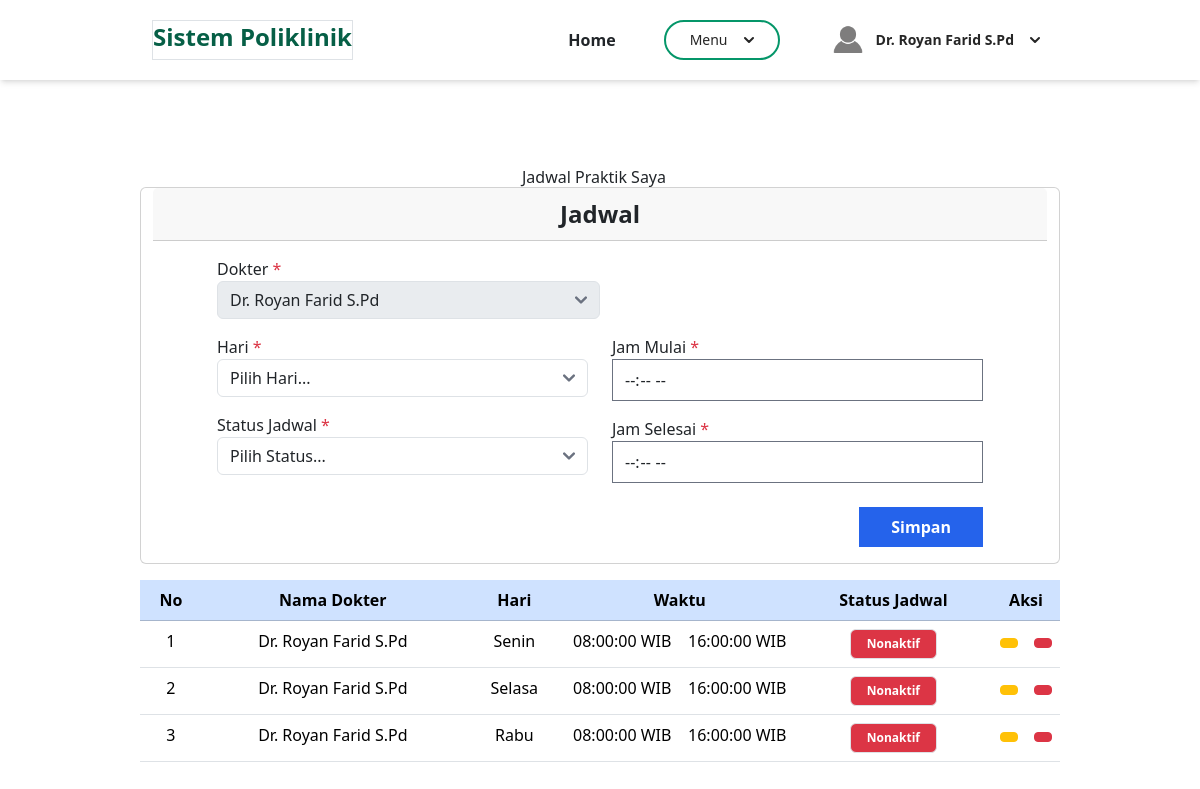
Page /admin/berandaDokter.php?page=aturJadwalDokter (signed in) on the earlier database version.
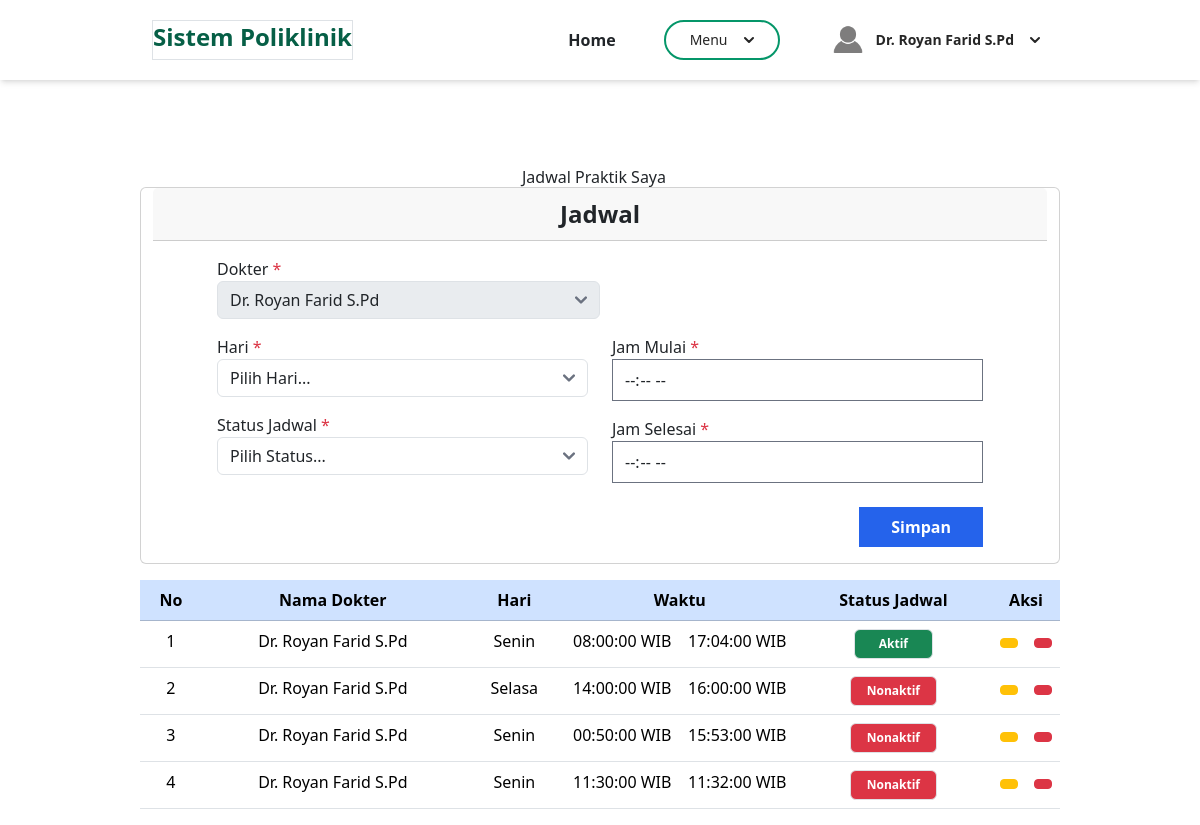
Same page on the later database version.
### tables this page shows
CREATE TABLE `jadwal_periksa` (
  `id` int(11) NOT NULL,
  `id_dokter` int(11) NOT NULL,
  `hari` enum('Senin','Selasa','Rabu','Kamis','Jum''at') NOT NULL,
  `jam_mulai` time NOT NULL,
  `jam_selesai` time NOT NULL,
  `status_jadwal` varchar(10) NOT NULL
);

CREATE TABLE `dokter` (
  `id` int(11) NOT NULL,
  `nama` varchar(100) NOT NULL,
  `alamat` varchar(255) NOT NULL,
  `no_hp` varchar(20) NOT NULL,
  `id_poli` int(11) NOT NULL,
  `nip` varchar(50) NOT NULL,
  `password` varchar(255) NOT NULL
);

### admin/aturJadwalDokter.php (the view, shortened to what this page needs)
<main id="aturJadwalDokter-page">
    <div class="container" style="margin-top: 5.5rem;">
        <div class="row justify-content-center">
            <h2 class="ps-0 text-center">Jadwal Praktik Saya</h2>
            <div class="card">
                <div class="card-header text-center fw-bold" style="font-size: 1.5rem;">Jadwal</div>
                <div class="card-body ms-lg-5 me-lg-5 justify-content-center">
                    <form action="" method="POST" onsubmit="return(validate());">
                        <?php
                        $jam_mulai = '';
                        $jam_selesai = '';
                        ?>
                        <div class="dropdown mb-3 w-50">
                            <label for="id_dokter">Dokter <span class="text-danger">*</span></label>
                            <select disabled class="form-select" name="id_dokter" aria-label="id_dokter">
                                <?php
                                    $id_dokter = $_SESSION['id'];
                                    $result = mysqli_query($mysqli, "SELECT * FROM dokter WHERE id");
                                    while($data = mysqli_fetch_assoc($result)) {
                                        $selected = ($data['id'] == $id_dokter) ? 'selected' : '';
                                        echo "<option $selected value='" . $data['id'] . "'>" . $data['nama'] . "</option>";
                                    }
                                ?>
                            </select>
                        </div>
                        <div class="row">
                            <div class="col-lg-6">
                                <div class="dropdown mb-3">
                                    <label for="hari">Hari <span class="text-danger">*</span></label>
                                    <select class="form-select" name="hari" aria-label="hari">
                                        <option value="" selected>Pilih Hari...</option>
                                    </select>
                                </div>
                                <div class="dropdown mb-3">
                                    <label for="status_jadwal">Status Jadwal <span class="text-danger">*</span></label>
                                    <select class="form-select" name="status_jadwal" aria-label="status_jadwal">
                                        <option value="" selected>Pilih Status...</option>
                                    </select>
                                </div>
                            </div>
                            <div class="col-lg-6">
                                <div class="mb-3">
                                    <label for="jam_mulai">Jam Mulai <span class="text-danger">*</span></label>
                                    <input type="time" name="jam_mulai" class="form-control" required value="<?php echo $jam_mulai ?>">
                                </div>
                                <div class="mb-3">
                                    <label for="jam_selesai">Jam Selesai <span class="text-danger">*</span></label>
                                    <input type="time" name="jam_selesai" class="form-control" required value="<?php echo $jam_selesai ?>">
                                </div>
                            </div>
                        </div>
                        <div class="d-flex justify-content-end mt-2">
                            <button type="submit" name="simpanData" class="bg-blue-600 hover:bg-blue-700 text-white px-8 py-2 font-bold">Simpan</button>
                        </div>
                    </form>
                </div>
            </div>
            <div class="table-responsive mt-3 px-0">
                <table class="table text-center">
                    <thead class="table-primary">
                        <tr>
                            <th valign="middle">No</th>
                            <th valign="middle">Nama Dokter</th>
                            <th valign="middle">Hari</th>
                            <th valign="middle" style="width: 25%;" colspan="2">Waktu</th>
                            <th valign="middle">Status Jadwal</th>
                            <th valign="middle" style="width: 0.5%;" colspan="2">Aksi</th>
                        </tr>
                    </thead>
                    <tbody>
                        <?php
                            $id_dokter = $_SESSION['id'];
                            $result = mysqli_query($mysqli, "SELECT dokter.nama, jadwal_periksa.id, jadwal_periksa.hari, jadwal_periksa.jam_mulai, jadwal_periksa.jam_selesai, jadwal_periksa.status_jadwal
                            FROM dokter
                            JOIN jadwal_periksa ON dokter.id = jadwal_periksa.id_dokter
                            WHERE dokter.id = $id_dokter");
                            $no = 1;
                            while ($data = mysqli_fetch_array($result)) :
                            ?>
                                <tr>
                                    <td><?php echo $no++ ?></td>
                                    <td><?php echo $data['nama'] ?></td>
                                    <td><?php echo $data['hari'] ?></td>
                                    <td><?php echo $data['jam_mulai'] ?> WIB</td>
                                    <td><?php echo $data['jam_selesai'] ?> WIB</td>
                                    <td>
                                        <?php
                                            echo ($data['status_jadwal'] == 0)
                                            ? '<span class="bg-success badge text-white border rounded px-4 py-2 mb-0">Aktif</span>'
                                            : '<span class="bg-danger badge text-white border rounded px-3 py-2 mb-0">Nonaktif</span>';
                                        ?>
                                    </td>
                                    <td>
                                        <a class="btn btn-sm btn-warning text-white btn-edit" href="berandaDokter.php?page=aturJadwalDokter&id=<?php echo $data['id'] ?>">
                                        </a>
                                    </td>
                                    <td>
                                        <a href="berandaDokter.php?page=aturJadwalDokter&id=<?php echo $data['id'] ?>&aksi=hapus" class="btn btn-sm btn-danger text-white">
                                        </a>
                                    </td>
                                </tr>
                        <?php endwhile; ?>
                    </tbody>
                </table>
            </div>
        </div>
    </div>
</main>

### admin/berandaDokter.php (shortened to what this page needs)
<!doctype html>
<html lang="en">
  <head>
    <link href="https://cdn.jsdelivr.net/npm/bootstrap@5.3.2/dist/css/bootstrap.min.css" rel="stylesheet">
    <link href="https://cdnjs.cloudflare.com/ajax/libs/flowbite/2.2.1/flowbite.min.css"  rel="stylesheet" />
    <script src="https://cdn.tailwindcss.com"></script>
  </head>
  <body>
    <nav class="flex items-center shadow-md h-20 bg-white">
        <div class="container flex mx-auto justify-between">
            <div class="flex gap-20">
                <h1 class="text-emerald-800 md:text-2xl font-bold border">Sistem Poliklinik</h1>
            </div>
            <div class="flex gap-20">
                <ul class="flex flex-row gap-5 items-center">
                    <li>
                            <a href="berandaDokter.php" class="font-semibold">Home</a>
                        </li>
                        <li>
                            <button id="dropdownDefaultButton" data-dropdown-toggle="dropdown" class="text-neutral-800 border-2 border-emerald-600 hover:text-white hover:bg-emerald-600 font-medium rounded-full text-sm px-4 py-2 text-center inline-flex items-center"
                            type="button">
                                Menu
                                <svg class="w-2.5 h-2.5 ms-3 hover:text-white" aria-hidden="true" xmlns="http://www.w3.org/2000/svg" fill="none" viewBox="0 0 10 6">
                                    <path stroke="currentColor" stroke-linecap="round" stroke-linejoin="round" stroke-width="2" d="m1 1 4 4 4-4"/>
                                </svg>
                            </button>
                        </li>
                    <?php
                        if (isset($_SESSION['nama'])) {
                        ?>
                            <li class="flex">
                                <img src="../img/profile.png" alt="" class="w-10 h-10">
                                <button id="akun" data-dropdown-toggle="dropdown-akun" class="text-neutral-800 font-bold rounded-full text-sm px-2 text-center inline-flex items-center"
                                type="button">
                                    <?php echo $_SESSION['nama'] ?>
                                    <svg class="w-2.5 h-2.5 ms-3" aria-hidden="true" xmlns="http://www.w3.org/2000/svg" fill="none" viewBox="0 0 10 6">
                                        <path stroke="currentColor" stroke-linecap="round" stroke-linejoin="round" stroke-width="2" d="m1 1 4 4 4-4"/>
                                    </svg>
                                </button>
                            </li>
                        <?php
                            } else {
                            ?>
                                <li>
                                    <a href="berandaDokter.php?page=loginDokter">Login</a>
                                </li>
                        <?php
                        }
                    ?>
                </ul>
            </div>
        </div>
    </nav>
    <main role="main" class="">
    <?php
    if (isset($_GET['page'])) {
        include($_GET['page'] . ".php");
    }
    ?>
    </main>
  </body>
</html>

Differences in the rows shown:
removed jadwal_periksa: id_dokter.nama "Dr. Royan Farid S.Pd", hari "Rabu", jam_mulai "08:00:00", jam_selesai "16:00:00", status_jadwal "Nonaktif"
changed jadwal_periksa (number 1 of 4 on the later page): jam_selesai "16:00:00" → "17:04:00"; status_jadwal "Nonaktif" → "Aktif"
changed jadwal_periksa "Selasa": jam_mulai "08:00:00" → "14:00:00"
added jadwal_periksa: id_dokter.nama "Dr. Royan Farid S.Pd", hari "Senin", jam_mulai "00:50:00", jam_selesai "15:53:00", status_jadwal "Nonaktif"
added jadwal_periksa: id_dokter.nama "Dr. Royan Farid S.Pd", hari "Senin", jam_mulai "11:30:00", jam_selesai "11:32:00", status_jadwal "Nonaktif"
